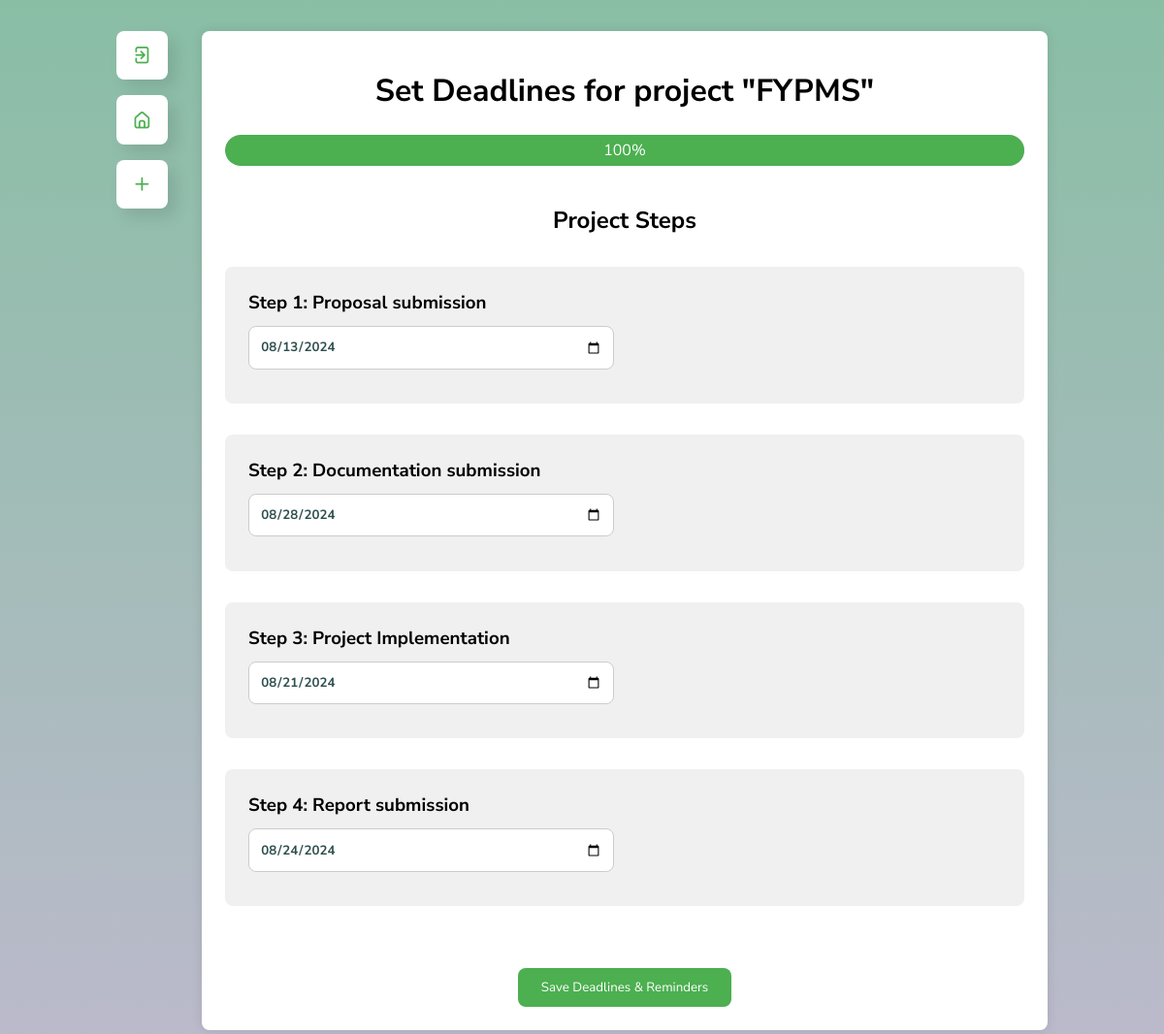
/set-deadlines/6 (signed in), run on the app's committed database.
### core/models.py (models this page shows, shortened)
class Project(models.Model):
    coordinator = models.ForeignKey(CustomUser, on_delete=models.CASCADE)
    project_supervisor = models.ForeignKey(ProjectSupervisor, on_delete=models.SET_NULL, null=True, blank=True)
    title = models.CharField(max_length=256)
    created_at = models.DateTimeField(auto_now=True)
    is_completed = models.BooleanField(default=False)
    proposal_deadline = models.DateTimeField(blank=True, null=True)
    documentation_deadline = models.DateTimeField(blank=True, null=True)
    implementation_deadline = models.DateTimeField(blank=True, null=True)
    report_deadline = models.DateTimeField(blank=True, null=True)
    progress = models.SmallIntegerField(default=0)
    report_file = models.FileField(upload_to='files/reports/', null=True, blank=True)
    documentation_file = models.FileField(upload_to='files/documentation/', null=True, blank=True)
    platform = models.TextField(choices=PLATFORM_CHOICES, null=True, blank=True, default=None)
    categories = models.ManyToManyField(Category, blank=True, related_name='projects')
    upgradable = models.BooleanField(default=False)
    comment = models.TextField(max_length=500, default="", blank=True, null=True)

### core/views.py (the view, shortened to what this page needs)
# urls.py: path('set-deadlines/<str:project_id>', views.set_deadlines, name='set_deadlines'),
@dynamic_login_required
def set_deadlines(request, project_id):
    project = Project.objects.get(pk=project_id)
    context = {'project':project}
    return render(request, 'core/deadlines.html', context)

### core/templates/core/deadlines.html (shortened to what this page needs)
{% extends "base.html" %}
{% load static %}
{% block page_content %}
<main class="container nav-layout">
    {% include "sidebar.html" %}
    <div class="deadlines-container">
        <h1 class="section-title">Set Deadlines for project &quot;{{ project.title }}&quot;</h1>
        <div class="progress-bar-container">
            <div class="progress-bar">
            {% with project.progress as project_progress  %}
                <div class="progress" style="width: {% widthratio project_progress 1 25 %}%;">{% widthratio project_progress 1 25 %}%</div>
            {% endwith %}
            </div>
        </div>
        <form method="post" class="progress-steps" id="deadlines_form">
            <h2 class="small-title">Project Steps</h2>
            <div class="step">
                <h3>Step 1: Proposal submission</h3>
                <input type="date" name="proposal_deadline" value="{{ project.proposal_deadline|date:'Y-m-d' }}">
            </div>
            <div class="step">
                <h3>Step 2: Documentation submission</h3>
                <input type="date" name="documentation_deadline" value="{{ project.documentation_deadline|date:'Y-m-d' }}">
            </div>
            <div class="step">
                <h3>Step 3: Project Implementation</h3>
                <input type="date" name="implementation_deadline" value="{{ project.implementation_deadline|date:'Y-m-d' }}">
            </div>
            <div class="step">
                <h3>Step 4: Report submission</h3>
                <input type="date" name="report_deadline" value="{{ project.report_deadline|date:'Y-m-d' }}">
            </div>
        </form>
        <div class="save-button-container">
            <button type="button" id="set_deadlines_btn">Save Deadlines & Reminders</button>
        </div>
    </div>
</main>
{% endblock page_content %}

### static/styles/main.css (style rules this page uses)
:root { --color-light: #fff; --color-light-variant: #f0f0f0; --color-gray-light: #ccc; --color-gray-dark:darkslategray; --color-gray-dark-transparent:rgba(47, 79, 79, 0.35); --color-green: #4CAF50; --color-green-variant: #45a049; --color-green-transparent: rgba(69, 160, 73, 0.35); --color-dark-transparent: rgba(0,0,0,0.1); --radius-sm: 0.5rem; --radius-md: 1rem; --radius-lg: 2rem; --space-sm: 0.7rem; --space-md: 1.5rem; --space-lg: 2.5rem; --container-width-sm: 92svw; --container-width-md: 86svw; --container-width-lg: 80svw; --transition:all 300ms ease; --animate-delay: 0.8s; }
* { box-sizing: border-box; padding: 0; margin: 0; border: 0; list-style: none; text-decoration: none; transition: var(--transition); font-family:"Nunito Sans", sans-serif; }
body { background-color: var(--color-light-variant); min-height: 100vh; margin: 0; background: linear-gradient(rgba(20, 126, 76, 0.5), rgba(122, 117, 153, 0.5)); position: relative; overflow-x: hidden; }
.container { width: var(--container-width-lg); margin-inline: auto; padding-block: 2rem; }
.section-title { font-size: 2rem; text-align: center; margin-block: 1rem; }
.small-title { font-size: 1.5rem; margin-block: 1rem; }
.nav-layout { display: grid; grid-template-columns: 5rem auto; gap: 0.5rem; }
.deadlines-container { background-color: var(--color-light); padding: var(--space-md); border-radius: var(--radius-sm); box-shadow: 0 0 var(--space-sm) var(--color-dark-transparent); }
.deadlines-container h1 { text-align: center; margin-bottom: var(--space-md); }
.progress-bar-container { margin-block: var(--space-md); }
.progress-bar { width: 100%; background-color: var(--color-gray-light); border-radius: var(--radius-md); overflow: hidden; position: relative; height: 2rem; }
.progress { height: 100%; background-color: var(--color-green); color: var(--color-light); text-align: center; line-height: 2rem; border-radius: var(--radius-md) 0 0 var(--radius-md); transition: width 0.3s ease; }
.progress-steps { margin-bottom: var(--space-lg); }
.progress-steps h2 { margin-bottom: var(--space-md); text-align: center; }
.step { background-color: var(--color-light-variant); padding: var(--space-md); border-radius: var(--radius-sm); margin-bottom: var(--space-md); }
.step h3 { margin-bottom: var(--space-sm); }
.step input[type="date"], .step input[type="time"] { width: calc(50% - var(--space-sm)); margin-right: var(--space-sm); margin-bottom: var(--space-sm); padding: var(--space-sm); border: 1px solid var(--color-gray-light); border-radius: var(--radius-sm); }
.save-button-container { text-align: center; }
.save-button-container button { background-color: var(--color-green); color: var(--color-light); padding: var(--space-sm) var(--space-md); border: none; border-radius: var(--radius-sm); cursor: pointer; }

### data on the page
Project: title "FYPMS", proposal_deadline "08/13/2024", documentation_deadline "08/28/2024", implementation_deadline "08/21/2024", report_deadline "08/24/2024"
